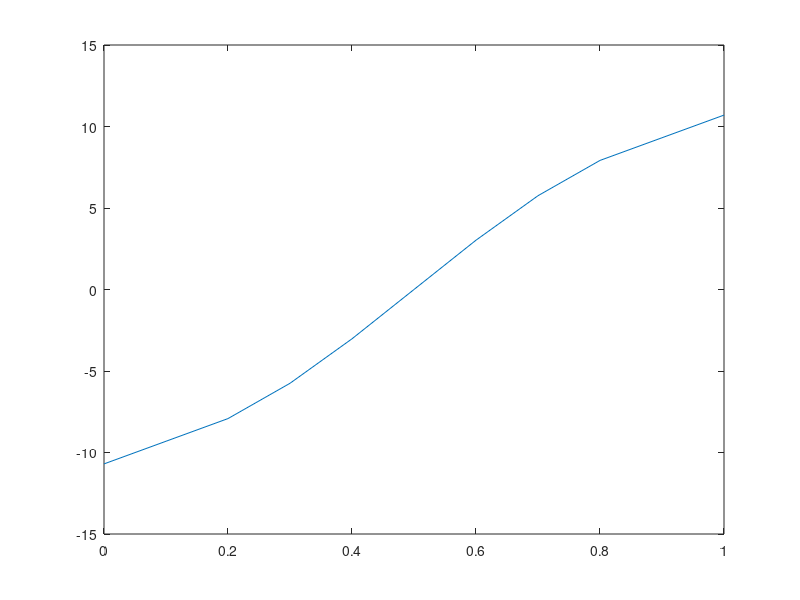

MATLAB code to generate this figure:
function dervSegunda
  clc, clear
  %datos
  h = 0.1;
  x=0:h:1;
  y=cos(pi*x);


  for i=1:length(x)
    if i==1
      derv(i)=(1/h^2)*(2*y(i)-5*y(i+1)+4*y(i+2)-1*y(i+3)); %del
    elseif i==length(x)
      derv(i)=(1/h^2)*(2*y(i)-5*y(i-1)+4*y(i-2)-1*y(i-3)); %atras
    else
      derv(i)=(1/h^2)*(y(i+1)-2*y(i)+y(i-1)); %centrales
    endif
  endfor


  disp(derv);
  %plot(x,y);
  plot(x,derv)


end
